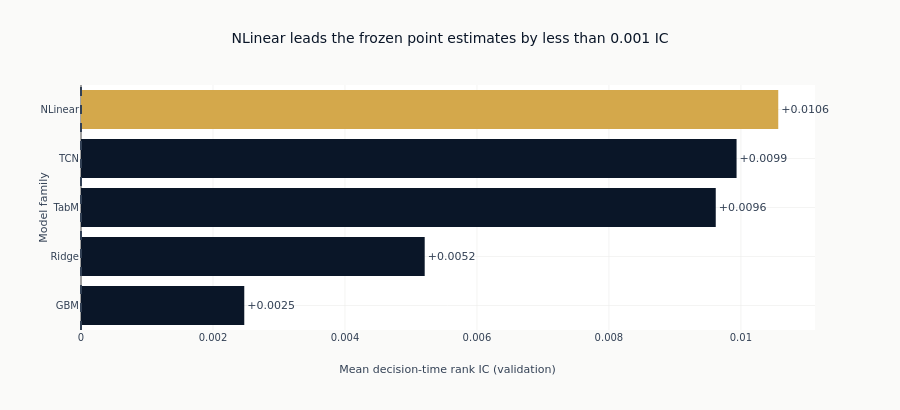

This figure's notebook cell:
### Code cell
comparison_figure = go.Figure(
    go.Bar(
        x=comparison["pooled_daily_ic"].to_list(),
        y=comparison["model"].to_list(),
        orientation="h",
        marker_color=[
            style.COLORS["amber"] if model == "NLinear" else style.COLORS["blue"]
            for model in comparison["model"]
        ],
        text=[f"{value:+.4f}" for value in comparison["pooled_daily_ic"]],
        textposition="outside",
        cliponaxis=False,
    )
)
comparison_figure.add_vline(x=0.0, line=dict(color=style.COLORS["neutral"], dash="dash"))
comparison_figure.update_layout(
    template="ml4t",
    title="NLinear leads the frozen point estimates by less than 0.001 IC",
    xaxis_title="Mean decision-time rank IC (validation)",
    yaxis_title="Model family",
    height=410,
    margin=dict(l=80, r=85, t=85),
    showlegend=False,
)
comparison_figure.show()

### Figure 1 — Plotly figure (JSON) as saved in the notebook; plotly's stock layout.template omitted (floating-point values rounded to 4 significant figures)
{"data": [{"cliponaxis": false, "marker": {"color": ["#0a1628", "#0a1628", "#0a1628", "#0a1628", "#D4A84B"]}, "orientation": "h", "text": ["+0.0025", "+0.0052", "+0.0096", "+0.0099", "+0.0106"], "textposition": "outside", "type": "bar", "x": [0.002474, 0.005209, 0.009619, 0.009935, 0.01057], "y": ["GBM", "Ridge", "TabM", "TCN", "NLinear"]}], "layout": {"height": 410, "margin": {"l": 80, "r": 85, "t": 85}, "shapes": [{"line": {"color": "#334155", "dash": "dash"}, "type": "line", "x0": 0.0, "x1": 0.0, "xref": "x", "y0": 0, "y1": 1, "yref": "y domain"}], "showlegend": false, "title": {"text": "NLinear leads the frozen point estimates by less than 0.001 IC"}, "xaxis": {"title": {"text": "Mean decision-time rank IC (validation)"}}, "yaxis": {"title": {"text": "Model family"}}}}
